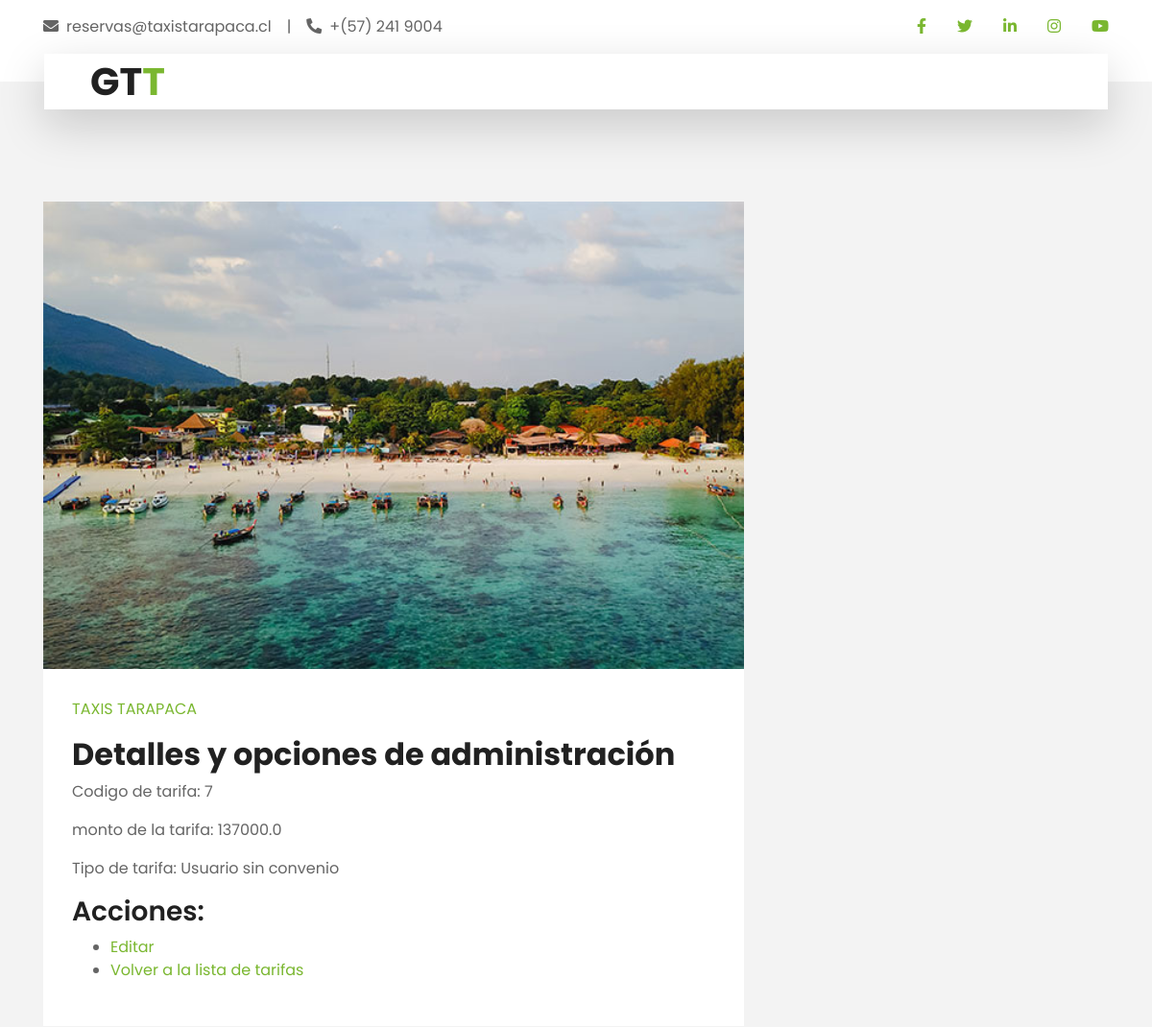
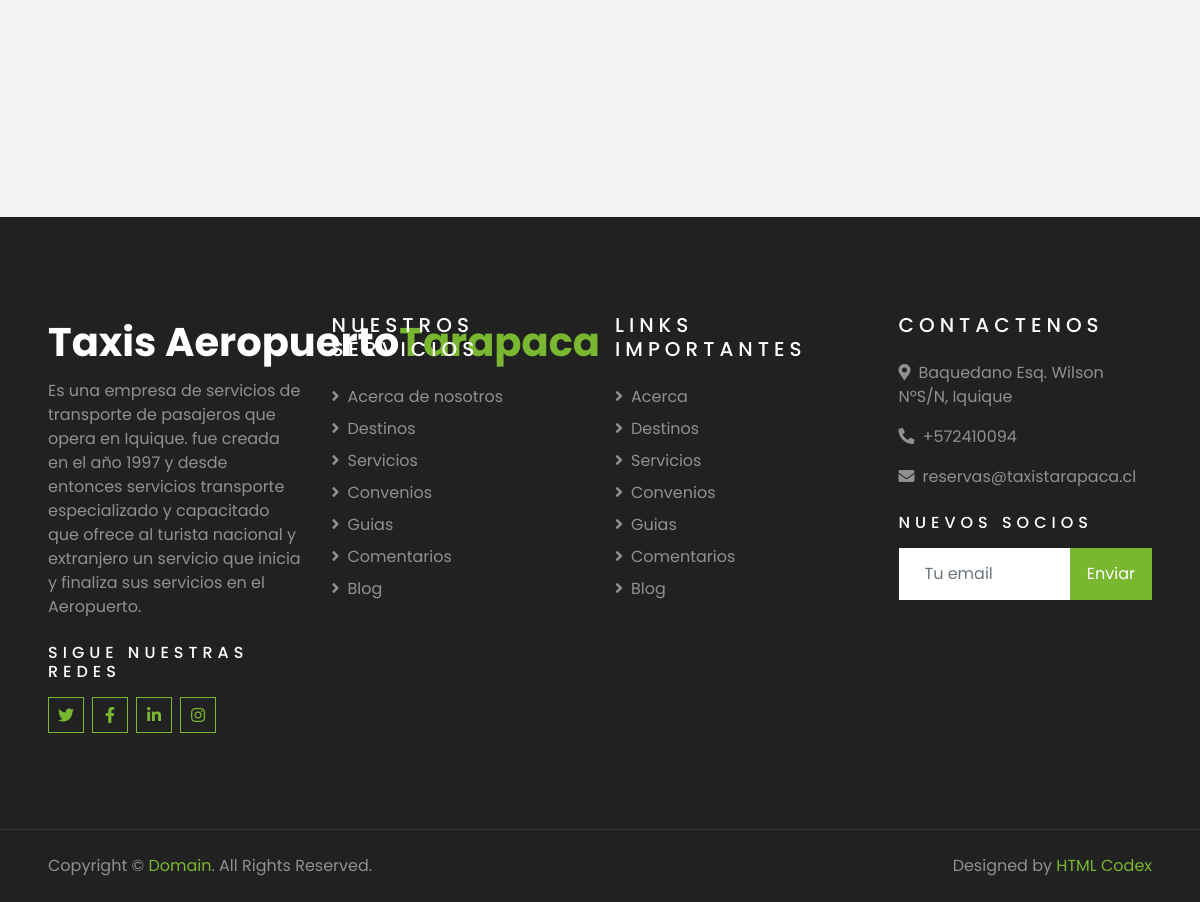
Page /es/scr_vtar/7/ (signed in) on the committed database (2 pictures, top to bottom).
### Gestion_viajes/models.py (models this page shows, shortened)
class Tarifa(models.Model):
    id = models.AutoField(primary_key=True,unique=True)
    nombre = models.CharField(max_length=54,blank=True,null=True)
    tipo_tarifa = models.ForeignKey(TiposTarifa,on_delete=models.SET_NULL,blank=True,null=True,default=None)
    convenio = models.ForeignKey(Convenio,on_delete=models.SET_NULL,blank=True,null=True,default=None)
    monto_tarifa = models.FloatField(null=True,blank=True)
    deleted_at = models.DateTimeField(null=True,blank=True)
    created_at = models.DateTimeField(null=True,blank=True)

class TiposTarifa(models.Model):
    id = models.AutoField(primary_key=True,unique=True)
    nombre = models.CharField(max_length=54,blank=True,null=True)
    deleted_at = models.DateTimeField(null=True,blank=True)
    created_at = models.DateTimeField(null=True,blank=True)
    def __str__(self):
        return self.nombre

### Gestion_viajes/views.py (the view)
# urls.py: path("scr_vtar/<int:id_tarifa>/",views.scr_ver_datos_tarifa,name='scr_ver_datos_tarifa'),
def scr_ver_datos_tarifa(request,id_tarifa):
    usuario = request.session.get('user', None)
    if usuario is not None:
        try:
            tarifa = Tarifa.objects.get(id=id_tarifa)
            context = {'tarifa':tarifa}
            return render(request,'Gestion_viajes/scr_ver_datos_tarifa.html',context)
        except:
            tarifa = None
            err = "Tarifa no encontrada."
            context = {'error':err}
            return render(request,'Gestion_viajes/scr_ver_datos_tarifa.html',context)
    else:
        return render(request,'Gestion_viajes/err_frb.html')

### Taxis_tarapaca/templates/Gestion_viajes/scr_ver_datos_tarifa.html (shortened to what this page needs)
{% extends "secretarias_page.html" %}
{% load cms_tags %}
{% block content %}
    <div class="admin-taxista">
        <h2>Detalles y opciones de administración</h2>
        <p>Codigo de tarifa: {{ tarifa.id }}</p>
        <p>monto de la tarifa: {{ tarifa.monto_tarifa }}</p>
        <p>Tipo de tarifa: {{ tarifa.tipo_tarifa }}</p>
        <h3>Acciones:</h3>
        <ul>
            <li><a href="{% url 'scr_editar_tarifa' id_tarifa=tarifa.id %}">Editar</a></li>
            <li><a href="{% url 'scr_buscar_tarifas' %}">Volver a la lista de tarifas</a></li>
        </ul>
    </div>
{% endblock content %}

### rows in the picture
Tarifa: id "7", monto_tarifa "137000.0", tipo_tarifa "Usuario sin convenio"
